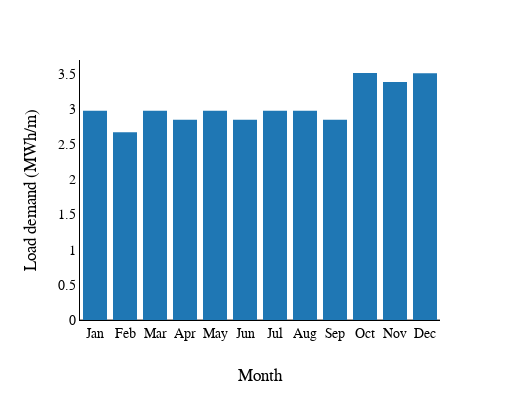

Source (notebook cell):
### Code cell
fig = px.bar(demanda_3,
              y='power Impute medida2 KWh',
              x='Month',
              template="ygridoff",

              category_orders={
                  "Month": [
                      "Jan", "Feb", "Mar", "Apr", "May", "Jun", "Jul", "Aug",
                      "Sep", "Oct", "Nov", "Dec"                  ]
              },
              #title="Load Profile 2019",
              width=520,
              height=400)
fig.update_yaxes(nticks=10)
fig.update_xaxes(nticks=24)
fig.update_xaxes(title_text='Month')
fig.update_yaxes(title_text='Load demand (MWh/m)')
fig.update_xaxes(showline=True, linecolor='black')
fig.update_yaxes(showline=True, linecolor='black')


fig.update_layout(
    font_family="Times New Roman",
    title_font_family="Times New Roman",
    font_size=14
    ,
    font_color="black",
)

fig.show()
fig.write_image("load.svg")

### Figure 1 — Plotly figure (JSON) as saved in the notebook; plotly's stock layout.template omitted (floating-point values rounded to 4 significant figures)
{"data": [{"alignmentgroup": "True", "hovertemplate": "Month=%{x}<br>power Impute medida2 KWh=%{y}<extra></extra>", "legendgroup": "", "marker": {"color": "#1F77B4"}, "name": "", "offsetgroup": "", "orientation": "v", "showlegend": false, "textposition": "auto", "type": "bar", "x": ["Apr", "Aug", "Dec", "Feb", "Jan", "Jul", "Jun", "Mar", "May", "Nov", "Oct", "Sep"], "xaxis": "x", "y": [2.846, 2.974, 3.507, 2.666, 2.974, 2.974, 2.846, 2.974, 2.974, 3.38, 3.509, 2.845], "yaxis": "y"}], "layout": {"barmode": "relative", "font": {"color": "black", "family": "Times New Roman", "size": 14}, "height": 400, "legend": {"tracegroupgap": 0}, "margin": {"t": 60}, "title": {"font": {"family": "Times New Roman"}}, "width": 520, "xaxis": {"anchor": "y", "categoryarray": ["Jan", "Feb", "Mar", "Apr", "May", "Jun", "Jul", "Aug", "Sep", "Oct", "Nov", "Dec"], "categoryorder": "array", "domain": [0, 1], "linecolor": "black", "nticks": 24, "showline": true, "title": {"text": "Month"}}, "yaxis": {"anchor": "x", "domain": [0, 1], "linecolor": "black", "nticks": 10, "showline": true, "title": {"text": "Load demand (MWh/m)"}}}}
